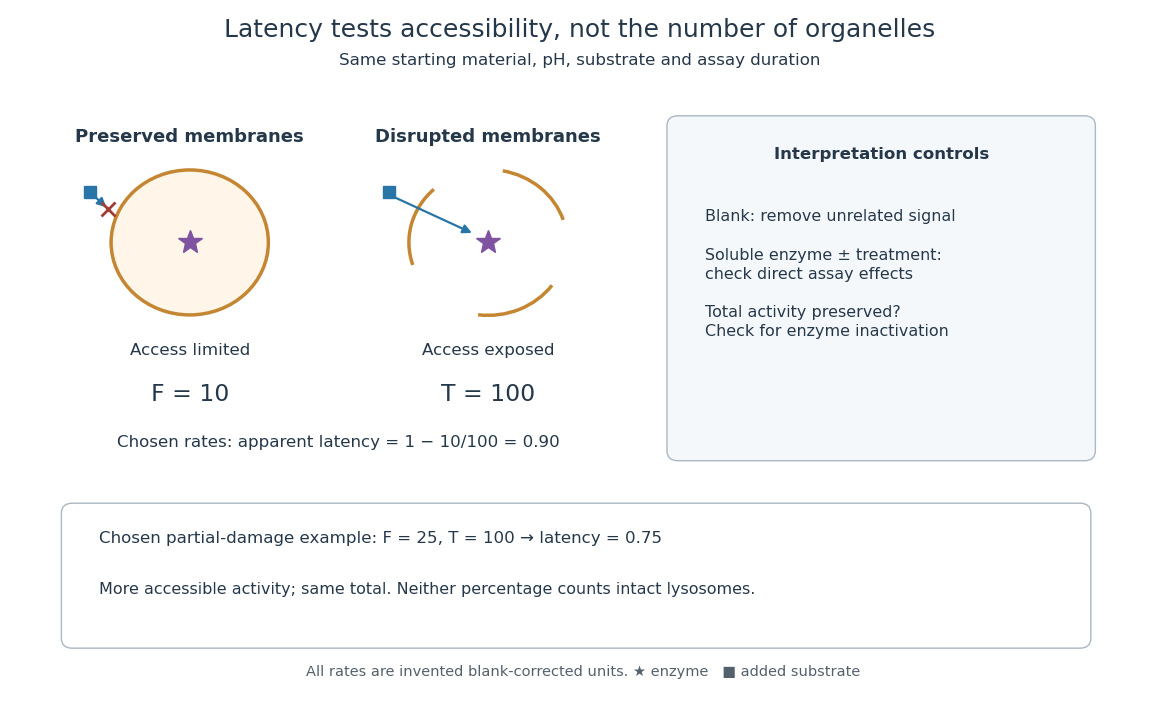

Python code for this plot:
"""Draw original latency-assay logic with explicitly chosen, nonexperimental rates.

Tested with Python 3.14 and matplotlib 3.10.7. Write PNG to the current directory.
"""

from pathlib import Path

import matplotlib.pyplot as plt
from matplotlib.patches import Circle, FancyArrowPatch, FancyBboxPatch


INK = "#25384a"
PURPLE = "#8053a0"
ORANGE = "#c48632"


def panel(ax, x, title, disrupted=False):
    ax.text(x, 6.5, title, ha="center", weight="bold", fontsize=13, color=INK)
    if disrupted:
        for lo, hi in ((0.05, 0.22), (0.37, 0.55), (0.73, 0.9)):
            from matplotlib.patches import Arc
            ax.add_patch(Arc((x, 5.3), 1.75, 1.75, theta1=lo * 360,
                             theta2=hi * 360, linewidth=2.5, color=ORANGE))
    else:
        ax.add_patch(Circle((x, 5.3), 0.87, edgecolor=ORANGE,
                            facecolor="#fff6e9", linewidth=2.5))
    ax.plot(x, 5.3, marker="*", color=PURPLE, markersize=18)
    ax.plot(x - 1.1, 5.9, marker="s", color="#2875a8", markersize=9)
    end = (x - 0.15, 5.4) if disrupted else (x - 0.9, 5.7)
    ax.add_patch(FancyArrowPatch((x - 1.05, 5.85), end,
                                arrowstyle="-|>", mutation_scale=13,
                                color="#2875a8", linewidth=1.6))
    if not disrupted:
        ax.plot(x - 0.9, 5.7, marker="x", markersize=10, color="#a23c35", mew=2)
    ax.text(x, 3.95, "Access limited" if not disrupted else "Access exposed",
            ha="center", color=INK, fontsize=12)


def main():
    plt.rcParams.update({"font.family": "DejaVu Sans", "font.size": 12})
    fig, ax = plt.subplots(figsize=(11.6, 7.2), dpi=100, facecolor="white")
    fig.subplots_adjust(left=0.035, right=0.97, top=0.86, bottom=0.05)
    ax.set(xlim=(0, 12), ylim=(0, 7))
    ax.axis("off")
    fig.suptitle("Latency tests accessibility, not the number of organelles", y=0.975,
                 fontsize=18, color=INK)
    fig.text(0.5, 0.91, "Same starting material, pH, substrate and assay duration",
             ha="center", fontsize=12, color=INK)
    panel(ax, 1.65, "Preserved membranes")
    panel(ax, 4.95, "Disrupted membranes", disrupted=True)
    ax.text(1.65, 3.4, "F = 10", ha="center", fontsize=17, color=INK)
    ax.text(4.95, 3.4, "T = 100", ha="center", fontsize=17, color=INK)
    ax.text(3.3, 2.85, "Chosen rates: apparent latency = 1 − 10/100 = 0.90",
            ha="center", fontsize=12, color=INK)

    ax.add_patch(FancyBboxPatch((7.05, 2.8), 4.5, 3.9,
                                boxstyle="round,pad=0.12", edgecolor="#aab8c3",
                                facecolor="#f5f8fb"))
    ax.text(9.3, 6.3, "Interpretation controls", ha="center", weight="bold", color=INK)
    ax.text(7.35, 5.7, "Blank: remove unrelated signal\n\nSoluble enzyme ± treatment:\ncheck direct assay effects\n\nTotal activity preserved?\nCheck for enzyme inactivation",
            va="top", fontsize=11.5, color=INK, linespacing=1.35)

    ax.add_patch(FancyBboxPatch((0.35, 0.55), 11.15, 1.5,
                                boxstyle="round,pad=0.12", edgecolor="#aab8c3",
                                facecolor="white"))
    ax.text(0.65, 1.75, "Chosen partial-damage example: F = 25, T = 100 → latency = 0.75",
            va="center", fontsize=12, color=INK)
    ax.text(0.65, 1.13, "More accessible activity; same total. Neither percentage counts intact lysosomes.",
            va="center", fontsize=11.5, color=INK)
    ax.text(6, 0.1, "All rates are invented blank-corrected units. ★ enzyme   ■ added substrate",
            ha="center", fontsize=10.5, color="#53616c")
    fig.savefig(Path.cwd() / f"{Path(__file__).stem}.png", facecolor="white", dpi=100)
    plt.close(fig)


if __name__ == "__main__":
    main()
